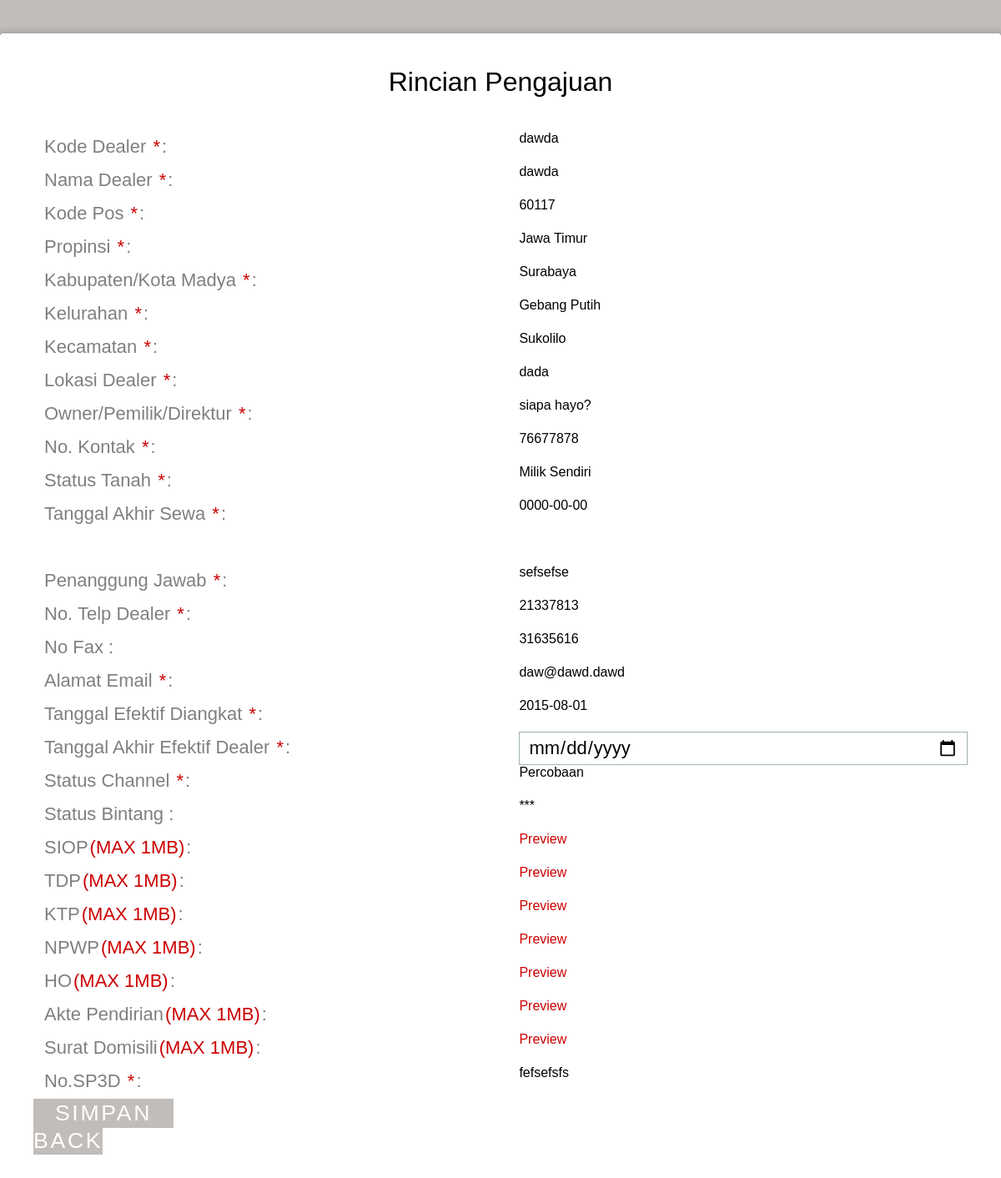
The app's page /admin_legal/perpanjang_coba_dealer_h2.php?id=8 (signed in) with its own data.
### tables this page shows
CREATE TABLE IF NOT EXISTS `daftar_pengajuan` (
  `id_daftar` int(11) NOT NULL AUTO_INCREMENT,
  `id_admin` int(11) NOT NULL,
  `kode_dealer` varchar(15) NOT NULL,
  `tanggal_pengajuan` date NOT NULL,
  `jenis_pengajuan` varchar(35) NOT NULL,
  `channel` varchar(10) DEFAULT NULL,
  `status_channel` varchar(10) DEFAULT NULL,
  `jam_pengajuan` time NOT NULL,
  `comment_sv` varchar(50) DEFAULT NULL,
  `approval_sv` varchar(30) DEFAULT NULL,
  `nama_sv` varchar(30) NOT NULL,
  `waktu_approval_sv` datetime NOT NULL,
  `comment_manager` varchar(50) DEFAULT NULL,
  `approval_manager` varchar(30) DEFAULT NULL,
  `nama_manager` varchar(30) NOT NULL,
  `waktu_approval_manager` datetime NOT NULL,
  `comment_divhead` varchar(50) DEFAULT NULL,
  `approval_divhead` varchar(30) DEFAULT NULL,
  `nama_divhead` varchar(30) NOT NULL,
  `waktu_approval_divhead` datetime NOT NULL,
  `legalisir_admin` varchar(20) DEFAULT NULL,
  `waktu_legalisir` date NOT NULL,
  `perpanjangan` date DEFAULT NULL,
  PRIMARY KEY (`id_daftar`)
);

CREATE TABLE IF NOT EXISTS `daftar_dealer` (
  `kode_dealer` varchar(15) NOT NULL,
  `nama_dealer` varchar(50) NOT NULL,
  `id_kodepos` int(11) NOT NULL,
  `lokasi` varchar(30) NOT NULL,
  `owner` varchar(30) NOT NULL,
  `kontak` varchar(12) NOT NULL,
  `status_tanah` varchar(30) NOT NULL,
  `akhir_sewa` date DEFAULT NULL,
  `status_dealer` varchar(10) DEFAULT NULL,
  `siop` varchar(50) DEFAULT NULL,
  `tdp` varchar(50) DEFAULT NULL,
  `ktp` varchar(50) DEFAULT NULL,
  `npwp` varchar(50) DEFAULT NULL,
  `ho` varchar(50) DEFAULT NULL,
  `akte` varchar(50) DEFAULT NULL,
  `surat_domisili` varchar(50) DEFAULT NULL,
  `waktucreate` datetime NOT NULL,
  `waktumodify` datetime DEFAULT NULL,
  PRIMARY KEY (`kode_dealer`)
);

CREATE TABLE IF NOT EXISTS `kodepos` (
  `id_kodepos` int(5) NOT NULL AUTO_INCREMENT,
  `kodepos` int(11) DEFAULT NULL,
  `kelurahan` varchar(50) DEFAULT NULL,
  `kecamatan` varchar(50) DEFAULT NULL,
  `jenis` varchar(50) DEFAULT NULL,
  `kabupaten` varchar(50) DEFAULT NULL,
  `propinsi` varchar(50) DEFAULT NULL,
  PRIMARY KEY (`id_kodepos`)
);

CREATE TABLE IF NOT EXISTS `channel_h2` (
  `id_channel` varchar(15) NOT NULL,
  `pj` varchar(20) NOT NULL,
  `no_telp` varchar(12) NOT NULL,
  `no_fax` varchar(12) DEFAULT NULL,
  `email` varchar(50) NOT NULL,
  `tgl_efektif` date NOT NULL,
  `tgl_akhir` date NOT NULL,
  `status_channel` varchar(10) NOT NULL,
  `status_bintang` varchar(5) DEFAULT NULL,
  `no_sp3d` varchar(30) DEFAULT NULL,
  `waktucreate` datetime NOT NULL,
  `waktumodify` datetime NOT NULL,
  PRIMARY KEY (`id_channel`)
);

### admin_legal/perpanjang_coba_dealer_h2.php (the view, shortened to what this page needs)
<?php
$id=$_GET['id'];
if(isset($_SESSION['status'])&&$_SESSION['status']=='admin'){
$sql=mysql_fetch_array(mysql_query("select * from daftar_pengajuan a, daftar_dealer b, kodepos c, channel_h2 d where a.id_daftar = '$id' and a.kode_dealer = b.kode_dealer and b.id_kodepos = c.id_kodepos and b.kode_dealer = d.id_channel"));
?>
<!DOCTYPE html>
<html >
  <head>
    <link href='../css/css.css' rel='stylesheet' type='text/css'>
    <link rel="stylesheet" href="css/normalize.css">
    <link rel="stylesheet" href="css/style.css">
  </head>
  <body>
    <div class="form">
      <div>
        <div id="h1">
          <h1>Rincian Pengajuan</h1>
         <form name="edit" action="submit_perpanjang_coba_h2.php?id=<?php echo $id ?>&kode=<?php echo $sql['kode_dealer'] ?>&sv=<?php echo $sql['nama_sv'] ?>&manager=<?php echo $sql['nama_manager'] ?>&divhead=<?php echo $sql['nama_divhead'] ?>" method="post" onSubmit="validate()">
          <div class="top-row">
          <div class="field-wrap">
              <label>
              Kode Dealer <span class="req">*</span>:
            </label>
		  </div>
		  <div class="field-wrap"><span><?php echo $sql['kode_dealer'] ?></span>
          </div>
          </div>
          <div class="top-row">
          <div class="field-wrap">
              <label>
              Nama Dealer <span class="req">*</span>:
            </label>
		  </div>
		  <div class="field-wrap"><span><?php echo $sql['nama_dealer'] ?></span>
          </div>
          </div>
          <div class="top-row">
          <div class="field-wrap">
              <label>
              Kode Pos <span class="req">*</span>:
            </label>
		  </div>
		  <div class="field-wrap"><span><?php echo $sql['kodepos'] ?></span>
          </div>
          </div>
          <div class="top-row">
          <div class="field-wrap">
              <label>
              Propinsi <span class="req">*</span>:
            </label>
		  </div>
		  <div class="field-wrap"><span><?php echo $sql['propinsi'] ?></span>
          </div>
          </div>
		  <div class="top-row">
          <div class="field-wrap">
              <label>
              Kabupaten/Kota Madya <span class="req">*</span>:
            </label>
		  </div>
		  <div class="field-wrap"><span><?php echo $sql['kabupaten'] ?></span>
          </div>
          </div>
		  <div class="top-row">
          <div class="field-wrap">
              <label>
              Kelurahan <span class="req">*</span>:
            </label>
		  </div>
		  <div class="field-wrap"><span><?php echo $sql['kelurahan'] ?></span>
          </div>
          </div>
		  <div class="top-row">
          <div class="field-wrap">
              <label>
              Kecamatan <span class="req">*</span>:
            </label>
		  </div>
		  <div class="field-wrap"><span><?php echo $sql['kecamatan'] ?></span>
          </div>
          </div>
		  <div class="top-row">
          <div class="field-wrap">
              <label>
              Lokasi Dealer <span class="req">*</span>:
            </label>
		  </div>
		  <div class="field-wrap"><span><?php echo $sql['lokasi'] ?></span>
          </div>
          </div>
		  <div class="top-row">
          <div class="field-wrap">
              <label>
              Owner/Pemilik/Direktur <span class="req">*</span>:
            </label>
		  </div>
		  <div class="field-wrap"><span><?php echo $sql['owner'] ?></span>
          </div>
          </div>
		  <div class="top-row">
          <div class="field-wrap">
              <label>
              No. Kontak <span class="req">*</span>:
            </label>
		  </div>
		  <div class="field-wrap"><span><?php echo $sql['kontak'] ?></span>
          </div>
          </div>
		  <div class="top-row">
          <div class="field-wrap">
              <label>
              Status Tanah <span class="req">*</span>:
            </label>
		  </div>
		  <div class="field-wrap">
          <span><?php echo $sql['status_tanah'] ?></span>
          </div>
          </div>
		  <div class="top-row" id="tanggalsewa">
            <div class="field-wrap">
              <label>
                Tanggal Akhir Sewa <span class="req">*</span>:
              </label>
            </div>
              <div class="field-wrap">
              <span><?php echo $sql['akhir_sewa'] ?></span>
			  </div>
          </div>
          <div class="top-row">
          </div>
		  <div class="top-row">
          <div class="field-wrap">
              <label>
              Penanggung Jawab <span class="req">*</span>:
            </label>
		  </div>
		  <div class="field-wrap"><span><?php echo $sql['pj'] ?></span>
          </div>
          </div>
		  <div class="top-row">
          <div class="field-wrap">
              <label>
              No. Telp Dealer <span class="req">*</span>:
            </label>
		  </div>
		  <div class="field-wrap"><span><?php echo $sql['no_telp'] ?></span>
          </div>
          </div>
		  <div class="top-row">
          <div class="field-wrap">
              <label>
              No Fax :
            </label>
		  </div>
		  <div class="field-wrap"><span><?php echo $sql['no_fax'] ?></span>
          </div>
          </div>
		  <div class="top-row">
          <div class="field-wrap">
              <label>
              Alamat Email <span class="req">*</span>:
            </label>
		  </div>
		  <div class="field-wrap"><span><?php echo $sql['email'] ?></span>
          </div>
          </div>
		  <div class="top-row">
          <div class="field-wrap">
              <label>
              Tanggal Efektif Diangkat <span class="req">*</span>:
            </label>
		  </div>
		  <div class="field-wrap"><span><?php echo $sql['tgl_efektif'] ?></span>
          </div>
          </div>
		  <div class="top-row">
          <div class="field-wrap">
              <label>
              Tanggal Akhir Efektif Dealer <span class="req">*</span>:
            </label>
		  </div>
		  <div class="field-wrap"><input name="tgl_akhir" type="date" required/>
          </div>
          </div>
		  <div class="top-row">
          <div class="field-wrap">
              <label>
              Status Channel <span class="req">*</span>:
            </label>
		  </div>
		  <div class="field-wrap"><span><?php echo $sql['status_channel'] ?></span>
          </div>
          </div>
		  <div class="top-row">
          <div class="field-wrap">
              <label>
              Status Bintang :
            </label>
		  </div>
		  <div class="field-wrap"><span><?php echo $sql['status_bintang'] ?></span>
		  </div>
          </div>
		  <div class="top-row">
          <div class="field-wrap">
              <label>
              SIOP<span class="req">(MAX 1MB)</span>:
            </label>
		  </div>
		  <div class="field-wrap"><a href="<?php echo $sql['siop'] ?>"target="_blank">Preview</a>
          </div>
          </div>
		  <div class="top-row">
          <div class="field-wrap">
              <label>
              TDP<span class="req">(MAX 1MB)</span>:
            </label>
		  </div>
		  <div class="field-wrap"><a href="<?php echo $sql['tdp'] ?>"target="_blank">Preview</a>
          </div>
          </div>
		  <div class="top-row">
          <div class="field-wrap">
              <label>
              KTP<span class="req">(MAX 1MB)</span>:
            </label>
		  </div>
		  <div class="field-wrap"><a href="<?php echo $sql['ktp'] ?>"target="_blank">Preview</a>
          </div>
          </div>
		  <div class="top-row">
          <div class="field-wrap">
              <label>
              NPWP<span class="req">(MAX 1MB)</span>:
            </label>
		  </div>
		  <div class="field-wrap"><a href = "<?php echo $sql['npwp'] ?>"target="_blank">Preview</a>
          </div>
          </div>
		  <div class="top-row">
          <div class="field-wrap">
              <label>
              HO<span class="req">(MAX 1MB)</span>:
            </label>
		  </div>
		  <div class="field-wrap"><a href= "<?php echo $sql['ho'] ?>"target="_blank">Preview</a>
          </div>
          </div>
		  <div class="top-row">
          <div class="field-wrap">
            <label>
              Akte Pendirian<span class="req">(MAX 1MB)</span>:
            </label>
		  </div>
		  <div class="field-wrap"><a href = "<?php echo $sql['akte'] ?>"target="_blank">Preview</a>
          </div>
          </div>
		  <div class="top-row">
          <div class="field-wrap">
              <label>
              Surat Domisili<span class="req">(MAX 1MB)</span>:
            </label>
		  </div>
		  <div class="field-wrap"><a href = "<?php echo $sql['surat_domisili'] ?>"target="_blank">Preview</a>
          </div>
          </div>
		 <div class="top-row">
          <div class="field-wrap">
              <label>
              No.SP3D <span class="req">*</span>:
            </label>
		  </div>
		  <div class="field-wrap"><span><?php echo $sql['no_sp3d'] ?></span>
          </div>
          </div>
		            <button type="submit" class="button button-block"/>Simpan</button>
					<a class="button"href="index.php"/>Back</a>
		  </form>
        </div>
      </div>
</div>
  </body>
</html>
<?php
}else{
?>
<script>document.location.href="../"</script>
<?php
}
?>

### admin_legal/css/style.css (style rules this page uses)
*, *:before, *:after { box-sizing: border-box; }
html { overflow-y: scroll; }
body { background: #c1bdba; font-family: 'Titillium Web', sans-serif; }
a { text-decoration: none; color: #cc0000; -webkit-transition: .5s ease; transition: .5s ease; }
.form { background: #ffffff; padding: 40px; max-width: 1200px; margin: 40px auto; border-radius: 4px; box-shadow: 0 4px 10px 4px rgba(19, 35, 47, 0.3); }
h1 { text-align: center; color: #000000; font-weight: 300; margin: 0 0 40px; }
label { position: absolute; -webkit-transform: translateY(6px); -ms-transform: translateY(6px); transform: translateY(6px); left: 13px; color: rgba(0, 0, 0, 0.5); -webkit-transition: all 0.25s ease; transition: all 0.25s ease; -webkit-backface-visibility: hidden; pointer-events: none; font-size: 22px; }
label .req { margin: 2px; color: #cc0000; }
input, textarea { font-size: 22px; display: block; width: 100%; height: 100%; padding: 5px 10px; background: none; background-image: none; border: 1px solid #a0b3b0; color: #000000; border-radius: 0; -webkit-transition: border-color .25s ease, box-shadow .25s ease; transition: border-color .25s ease, box-shadow .25s ease; }
.field-wrap { position: relative; margin-bottom: 40px; }
.top-row:after { content: ""; display: table; clear: both; }
.top-row > div { float: left; width: 48%; margin-right: 4%; }
.top-row > div:last-child { margin: 0; }
.button { border: 0; outline: none; border-radius: 0; padding: 2px 0; font-size: 20pt; font-weight: 6; text-transform: uppercase; letter-spacing: .1em; background: #c1bdba; color: #ffffff; -webkit-transition: all 0.5s ease; transition: all 0.5s ease; -webkit-appearance: none; }
.button-block { display: block; width: 15%; }

### records on screen
daftar_pengajuan: kode_dealer.kode_dealer "dawda", kode_dealer.nama_dealer "dawda", kodepos.kodepos "60117", kodepos.propinsi "Jawa Timur", kodepos.kabupaten "Surabaya", kodepos.kelurahan "Gebang Putih", kodepos.kecamatan "Sukolilo", kode_dealer.lokasi "dada", kode_dealer.owner "siapa hayo?", kode_dealer.kontak "76677878", kode_dealer.status_tanah "Milik Sendiri", kode_dealer.akhir_sewa "0000-00-00", channel_h2.pj "sefsefse", channel_h2.no_telp "21337813", channel_h2.no_fax "31635616", channel_h2.email "daw@dawd.dawd", channel_h2.tgl_efektif "2015-08-01", channel_h2.status_channel "Percobaan", channel_h2.status_bintang "***", channel_h2.no_sp3d "fefsefsfs"
